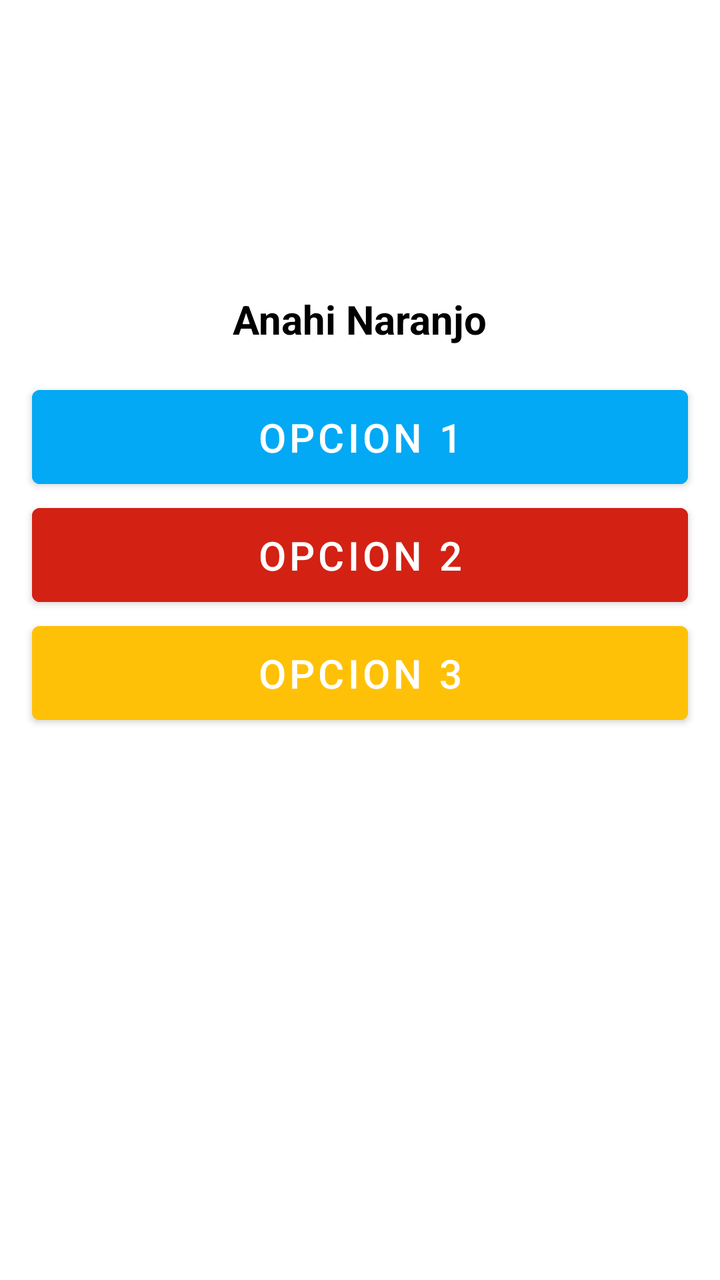
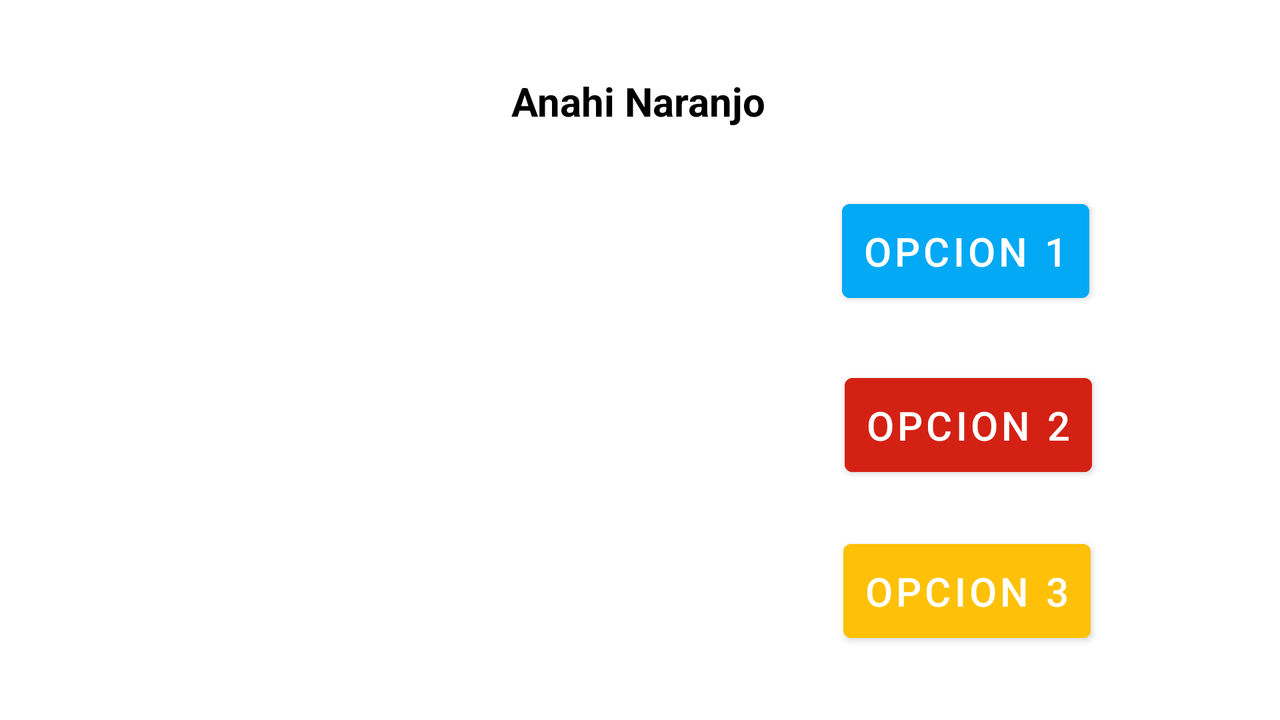

One screen, two layout resources from the same app: the default and the repository's alternative for another configuration. Each is rendered where Android would select it; the XML of both is given below.
<!-- AndroidManifest.xml: application theme Theme.Practica1 -->
<!-- res/layout/screen_layout.xml -->
<?xml version="1.0" encoding="utf-8"?>
<LinearLayout xmlns:android="http://schemas.android.com/apk/res/android"
    android:layout_width="match_parent"
    android:layout_height="match_parent"
    android:orientation="vertical">

    <ImageView
        android:layout_width="110dp"
        android:layout_height="110dp"
        android:layout_gravity="center_horizontal"
        android:layout_marginTop="20dp"
        android:src="@drawable/picture_btn" />

    <TextView
        android:layout_width="wrap_content"
        android:layout_height="wrap_content"
        android:layout_gravity="center_horizontal"
        android:layout_marginVertical="16dp"
        android:text="Anahi Naranjo"
        android:textColor="@color/black"
        android:textSize="20sp"
        android:textStyle="bold" />

    <Button
        android:layout_width="match_parent"
        android:layout_height="wrap_content"
        android:layout_marginHorizontal="16dp"
        android:backgroundTint="@color/celeste"
        android:padding="10dp"
        android:text="Opcion 1"
        android:textSize="20sp" />

    <Button
        android:layout_width="match_parent"
        android:layout_height="wrap_content"
        android:layout_marginHorizontal="16dp"
        android:backgroundTint="@color/rojo"
        android:padding="10dp"
        android:text="Opcion 2"
        android:textSize="20sp" />

    <Button
        android:layout_width="match_parent"
        android:layout_height="wrap_content"
        android:layout_marginHorizontal="16dp"
        android:backgroundTint="@color/amarillo"
        android:padding="10dp"
        android:text="Opcion 3"
        android:textSize="20sp" />

</LinearLayout>
<!-- resources referenced by this layout -->
<resources>
  <color name="amarillo">#FFC107</color>
  <color name="black">#FF000000</color>
  <color name="celeste">#03A9F4</color>
  <color name="rojo">#D32114</color>
  <style name="Theme.Practica1" parent="Theme.MaterialComponents.DayNight.DarkActionBar">
          
          <item name="colorPrimary">@color/purple_500</item>
          <item name="colorPrimaryVariant">@color/purple_700</item>
          <item name="colorOnPrimary">@color/white</item>
          
          <item name="colorSecondary">@color/teal_200</item>
          <item name="colorSecondaryVariant">@color/teal_700</item>
          <item name="colorOnSecondary">@color/black</item>
          
          <item name="android:statusBarColor" tools:targetApi="l">?attr/colorPrimaryVariant</item>
          
  
      </style>
  <color name="purple_500">#FF6200EE</color>
  <color name="purple_700">#FF3700B3</color>
  <color name="white">#FFFFFFFF</color>
  <color name="teal_200">#FF03DAC5</color>
  <color name="teal_700">#FF018786</color>
</resources>
<!-- res/layout-land/screen_layout.xml (the repository's variant of the layout above) -->
<!-- drawn on the phone turned sideways -->
<?xml version="1.0" encoding="utf-8"?>
<androidx.constraintlayout.widget.ConstraintLayout xmlns:android="http://schemas.android.com/apk/res/android"
    xmlns:app="http://schemas.android.com/apk/res-auto"
    xmlns:tools="http://schemas.android.com/tools"
    android:layout_width="match_parent"
    android:layout_height="match_parent"
    android:orientation="vertical">

    <ImageView
        android:layout_width="110dp"
        android:layout_height="110dp"
        android:layout_gravity="center_horizontal"
        android:src="@drawable/picture_btn"
        app:layout_constraintBottom_toBottomOf="parent"
        app:layout_constraintEnd_toStartOf="@+id/guideline8"
        app:layout_constraintHorizontal_bias="0.46"
        app:layout_constraintStart_toStartOf="parent"
        app:layout_constraintTop_toBottomOf="@+id/textView11"
        app:layout_constraintVertical_bias="0.274" />

    <TextView
        android:id="@+id/textView11"
        android:layout_width="wrap_content"
        android:layout_height="wrap_content"
        android:layout_gravity="center_horizontal"
        android:layout_marginVertical="16dp"
        android:text="Anahi Naranjo"
        android:textColor="@color/black"
        android:textSize="20sp"
        android:textStyle="bold"
        app:layout_constraintBottom_toBottomOf="parent"
        app:layout_constraintEnd_toEndOf="parent"
        app:layout_constraintHorizontal_bias="0.499"
        app:layout_constraintStart_toStartOf="parent"
        app:layout_constraintTop_toTopOf="parent"
        app:layout_constraintVertical_bias="0.07" />

    <Button
        android:id="@+id/button"
        android:layout_width="wrap_content"
        android:layout_height="wrap_content"
        android:layout_marginHorizontal="16dp"
        android:layout_marginTop="32dp"
        android:backgroundTint="@color/celeste"
        android:padding="10dp"
        android:text="Opcion 1"
        android:textSize="20sp"
        app:layout_constraintEnd_toEndOf="parent"
        app:layout_constraintHorizontal_bias="0.516"
        app:layout_constraintStart_toStartOf="@+id/guideline8"
        app:layout_constraintTop_toBottomOf="@+id/textView11" />

    <Button
        android:id="@+id/button2"
        android:layout_width="wrap_content"
        android:layout_height="wrap_content"
        android:layout_marginHorizontal="16dp"
        android:layout_marginTop="28dp"
        android:backgroundTint="@color/rojo"
        android:padding="10dp"
        android:text="Opcion 2"
        android:textSize="20sp"
        app:layout_constraintEnd_toEndOf="parent"
        app:layout_constraintHorizontal_bias="0.525"
        app:layout_constraintStart_toStartOf="@+id/guideline8"
        app:layout_constraintTop_toBottomOf="@+id/button"  />

    <Button
        android:layout_width="wrap_content"
        android:layout_height="wrap_content"
        android:layout_marginHorizontal="16dp"
        android:layout_marginTop="24dp"
        android:backgroundTint="@color/amarillo"
        android:padding="10dp"
        android:text="Opcion 3"
        android:textSize="20sp"
        app:layout_constraintEnd_toEndOf="parent"
        app:layout_constraintHorizontal_bias="0.52"
        app:layout_constraintStart_toStartOf="@+id/guideline8"
        app:layout_constraintTop_toBottomOf="@+id/button2"/>

    <androidx.constraintlayout.widget.Guideline
        android:id="@+id/guideline8"
        android:layout_width="wrap_content"
        android:layout_height="wrap_content"
        android:orientation="vertical"
        app:layout_constraintGuide_percent="0.500684" />

</androidx.constraintlayout.widget.ConstraintLayout>
